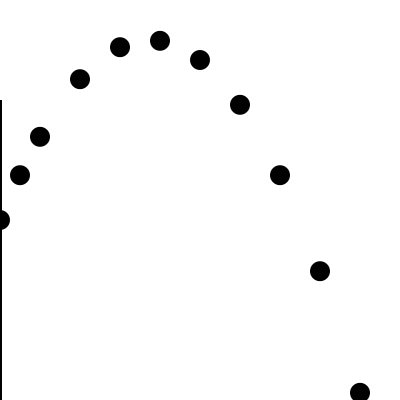
Frame 1 (no input)
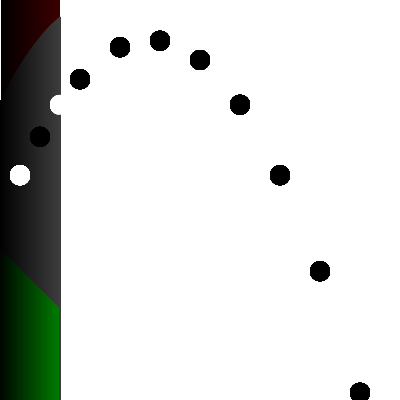
Frame 60 (the mouse pressed at the canvas centre just before this capture)
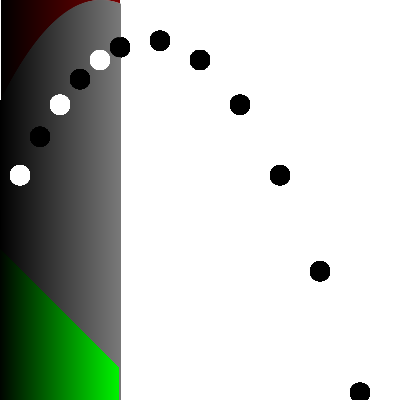
Frame 120 (the mouse held since frame 60 and released just before this capture)

The Processing sketch that drew these frames (run headless with seeded random() and noise(); from frame 60 on, the mouse is pressed at the canvas centre):

// Processing sketch: processing_138809
// ── processing_138809.pde

float x = 0;
float y;
float y1;
int c = 0;
int c1 = 1;
float x2 = -1;
float y2;
float y3;
float xa = -2;
float ya;
float yaplus;
float cirx = 0;
float ciry = 220;
int cirs = 20;
int r2 = 20;
float n = 2;
float t = 1;

void setup(){
  size(400,400);
  background(255);
}

void draw(){
  noStroke();
  fill(c,0,0);
  rect(x,0,1,y);
  
  c=c+c1;
  if(c>255){
    c1=c1*-1;
  }
  y2=height-x2;
  y3=height-(x2+1);
  if(x2>250){
  stroke(0);
  }
  //line(x2,y2,x2+1,y3);
  x2=x2+1;
  noStroke();
  fill(50,75,c);
  rect(x2,y2,2,height-y2);
  y=0.01*pow((x-100),2);
  y1=0.01*pow(((x+1)-100),2);
  
  line(x,y,x+1,y1);
  noStroke();
  fill(c,c,c);
  rect(x,y,2,height-y);
  x=x+1;
  
  fill(0,2*c,0);
  ya=xa+250;
  rect(xa,ya,2,height-ya);
  xa=xa+1;
  for(int i =0; i<30;i++){
    
    noStroke();
    if((t/2) == n){
    fill(255);
    n=n+1;
    } else {
      fill(0);
    }
    ellipse(cirx,ciry,r2,r2);
    cirx=cirx+cirs;
   ciry=0.008*pow((cirx-150),2)+40;
    
    t=t+1;
  }
  cirx=0;
}
